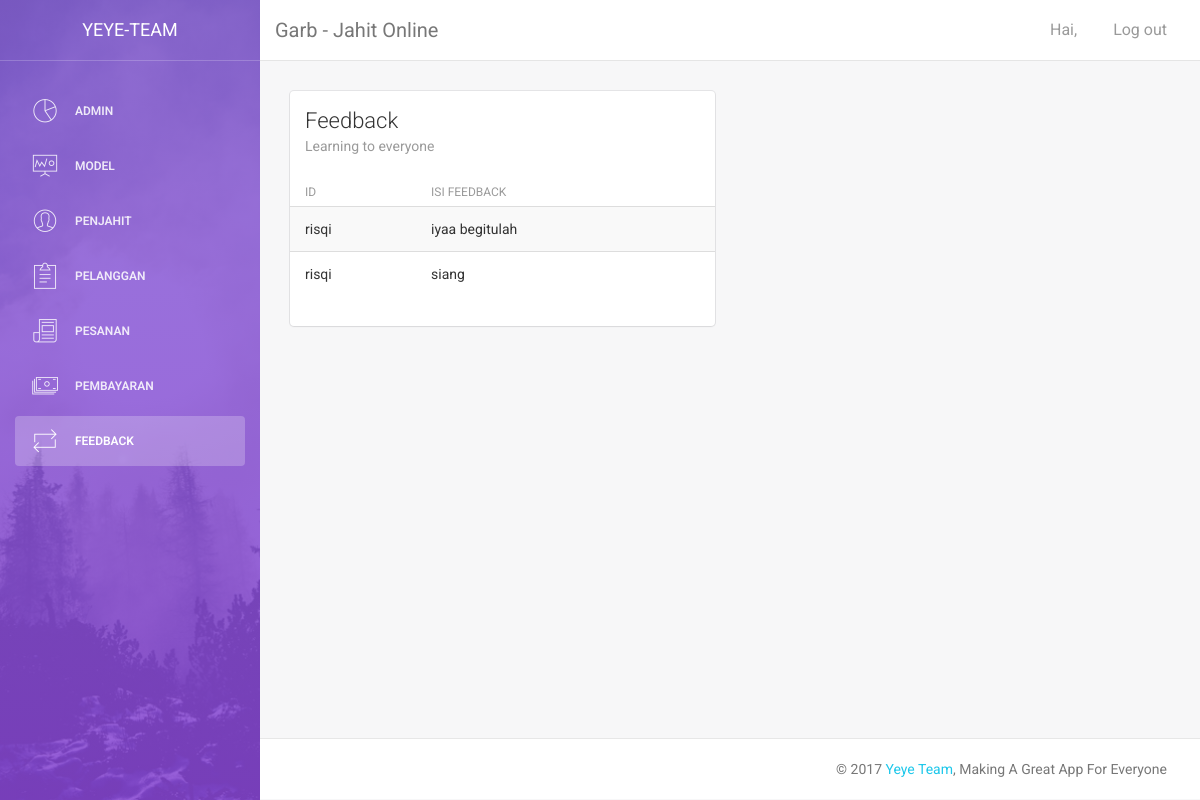
The app's page /garb/index.php/Feedback with its own data.
### tables this page shows
CREATE TABLE `saran` (
  `id` int(11) NOT NULL,
  `pemberi` varchar(10) NOT NULL,
  `isi` varchar(500) NOT NULL
);

### Garb/application/controllers/feedback.php (called while the page is built, shortened)
<?php
class Feedback extends CI_Controller{
	function __construct(){
	$this->load->model('m_feedback');
	$this->load->helper('url');
	}
	function index(){
		$data['saran']=$this->m_feedback->read_feedback()->result();
		$this->load->view('v_feedback',$data);
	}
}
?>

### garb/index.php (called while the page is built, shortened)
<?php
require_once BASEPATH.'core/CodeIgniter.php';

### Garb/application/models/m_feedback.php (called while the page is built)
<?php
 class m_feedback extends CI_Model{
	 function read_feedback(){
		 return $this->db->get('saran');
 }
 }
 ?>

### Garb/application/views/v_feedback.php (the view, shortened to what this page needs)
<!doctype html>
<html lang="en">
<head>
    <link href="http://localhost/garb/assets/css/bootstrap.min.css" rel="stylesheet" />
    <link href="http://localhost/garb/assets/css/animate.min.css" rel="stylesheet"/>
    <link href="http://localhost/garb/assets/css/light-bootstrap-dashboard.css" rel="stylesheet"/>
    <link href="http://localhost/garb/assets/css/demo.css" rel="stylesheet" />
    <link href="http://maxcdn.bootstrapcdn.com/font-awesome/4.2.0/css/font-awesome.min.css" rel="stylesheet">
    <link href="http://localhost/garb/assets/css/pe-icon-7-stroke.css" rel="stylesheet" />
</head>
<body>
<div class="wrapper">
    <div class="sidebar" data-color="purple" data-image="assets/img/sidebar-5.jpg">
    	<div class="sidebar-wrapper">
            <div class="logo">
                <a href="" class="simple-text">
                    Yeye-Team
                </a>
            </div>
            <ul class="nav">
                <li class="">
                    <a href="<?php echo base_url('admin'); ?>">
                        <i class="pe-7s-graph"></i>
                        <p>Admin</p>
                    </a>
                </li>
                                <li>
                    <a href="<?php echo base_url('model'); ?>">
                        <i class="pe-7s-display1"></i>
                        <p>Model</p>
                    </a>
                </li>
                <li>
                    <a href="<?php echo base_url('penjahit'); ?>">
                        <i class="pe-7s-user"></i>
                        <p>Penjahit</p>
                    </a>
                </li>
                <li>
                    <a href="<?php echo base_url('User'); ?>">
                        <i class="pe-7s-note2"></i>
                        <p>Pelanggan</p>
                    </a>
                </li>
                <li>
                    <a href="<?php echo base_url('Pemesanan'); ?>">
                        <i class="pe-7s-news-paper"></i>
                        <p>Pesanan</p>
                    </a>
                </li>
                <li>
                    <a href="<?php echo base_url('Pembayaran'); ?>">
                        <i class="pe-7s-cash"></i>
                        <p>Pembayaran</p>
                    </a>
                </li>
                <li class="active">
                    <a href="<?php echo base_url('Feedback'); ?>">
                        <i class="pe-7s-repeat"></i>
                        <p>Feedback</p>
                    </a>
                </li>
            </ul>
    	</div>
    </div>
    <div class="main-panel">
        <nav class="navbar navbar-default navbar-fixed">
            <div class="container-fluid">
                <div class="navbar-header">
                    <a class="navbar-brand" href="#">Garb - Jahit Online</a>
                </div>
                <div class="collapse navbar-collapse">
                    <ul class="nav navbar-nav navbar-right">
                        <li>
                          <a href="<?php echo base_url('admin/profil')?>">
                               <p>Hai, <?php echo $this->session->userdata("nama"); ?></p>
                           </a>
                        </li>
                        <li>
                            <a href="<?php echo base_url('login/logout'); ?>">
                                <p>Log out</p>
                            </a>
                        </li>
                    </ul>
                </div>
            </div>
        </nav>
        <div class="content">
            <div class="container-fluid">
                <div class="row">
                    <div class="col-md-6">
                        <div class="card">
                            <div class="header">
                                <h4 class="title">Feedback</h4>
                                <p class="category">Learning to everyone</p>
                            </div>
                            <div class="content table-responsive table-full-width">
                                <table class="table table-hover table-striped">
                                    <thead>
                                        <th>ID</th>
										<th>Isi Feedback</th>
                                    </thead>
                                    <tbody>
                                       <?php
		foreach($saran as $p){
			?>
			<tr>
				<td><?php echo $p->pemberi ?></td>
				<td><?php echo $p->isi ?></td>
			</tr>
		<?php } ?>
                                    </tbody>
                                </table>
                            </div>
                        </div>
                    </div>
                </div>
            </div>
        </div>
        <footer class="footer">
            <div class="container-fluid">
                <p class="copyright pull-right">
                    &copy; <script>document.write(new Date().getFullYear())</script> <a href="http://www.creative-tim.com">Yeye Team</a>, Making A Great App For Everyone
                </p>
            </div>
        </footer>
    </div>
</div>
</body>
</html>

### records on screen
saran: pemberi "risqi", isi "iyaa begitulah"
saran: pemberi "risqi", isi "siang"
